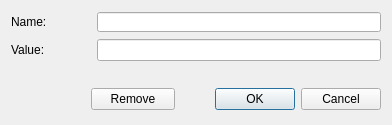
<?xml version="1.0" encoding="UTF-8"?>
<ui version="4.0">
 <class>C_UiRecordProperties</class>
 <widget class="QDialog" name="C_UiRecordProperties">
  <property name="geometry">
   <rect>
    <x>0</x>
    <y>0</y>
    <width>392</width>
    <height>125</height>
   </rect>
  </property>
  <property name="windowTitle">
   <string>Real</string>
  </property>
  <layout class="QVBoxLayout" name="verticalLayout_2">
   <item>
    <layout class="QHBoxLayout" name="horizontalLayout_3">
     <item>
      <widget class="QLabel" name="label_2">
       <property name="minimumSize">
        <size>
         <width>80</width>
         <height>20</height>
        </size>
       </property>
       <property name="maximumSize">
        <size>
         <width>80</width>
         <height>20</height>
        </size>
       </property>
       <property name="text">
        <string>Name:</string>
       </property>
      </widget>
     </item>
     <item>
      <widget class="QLineEdit" name="NameLineEdit">
       <property name="minimumSize">
        <size>
         <width>200</width>
         <height>20</height>
        </size>
       </property>
       <property name="maximumSize">
        <size>
         <width>16777215</width>
         <height>20</height>
        </size>
       </property>
      </widget>
     </item>
    </layout>
   </item>
   <item>
    <layout class="QHBoxLayout" name="horizontalLayout_2">
     <item>
      <widget class="QLabel" name="label">
       <property name="minimumSize">
        <size>
         <width>80</width>
         <height>20</height>
        </size>
       </property>
       <property name="maximumSize">
        <size>
         <width>80</width>
         <height>20</height>
        </size>
       </property>
       <property name="text">
        <string>Value:</string>
       </property>
      </widget>
     </item>
     <item>
      <widget class="QLineEdit" name="ValueLineEdit"/>
     </item>
    </layout>
   </item>
   <item>
    <spacer name="verticalSpacer">
     <property name="orientation">
      <enum>Qt::Vertical</enum>
     </property>
     <property name="sizeType">
      <enum>QSizePolicy::Minimum</enum>
     </property>
     <property name="sizeHint" stdset="0">
      <size>
       <width>20</width>
       <height>20</height>
      </size>
     </property>
    </spacer>
   </item>
   <item>
    <layout class="QHBoxLayout" name="horizontalLayout">
     <item>
      <spacer name="horizontalSpacer">
       <property name="orientation">
        <enum>Qt::Horizontal</enum>
       </property>
       <property name="sizeType">
        <enum>QSizePolicy::Minimum</enum>
       </property>
       <property name="sizeHint" stdset="0">
        <size>
         <width>80</width>
         <height>20</height>
        </size>
       </property>
      </spacer>
     </item>
     <item>
      <widget class="QPushButton" name="RemoveButton">
       <property name="text">
        <string>Remove</string>
       </property>
      </widget>
     </item>
     <item>
      <widget class="QDialogButtonBox" name="ButtonBox">
       <property name="sizePolicy">
        <sizepolicy hsizetype="Fixed" vsizetype="Fixed">
         <horstretch>0</horstretch>
         <verstretch>0</verstretch>
        </sizepolicy>
       </property>
       <property name="minimumSize">
        <size>
         <width>200</width>
         <height>0</height>
        </size>
       </property>
       <property name="orientation">
        <enum>Qt::Horizontal</enum>
       </property>
       <property name="standardButtons">
        <set>QDialogButtonBox::Cancel|QDialogButtonBox::Ok</set>
       </property>
      </widget>
     </item>
    </layout>
   </item>
  </layout>
 </widget>
 <resources/>
 <connections>
  <connection>
   <sender>ButtonBox</sender>
   <signal>accepted()</signal>
   <receiver>C_UiRecordProperties</receiver>
   <slot>accept()</slot>
   <hints>
    <hint type="sourcelabel">
     <x>248</x>
     <y>254</y>
    </hint>
    <hint type="destinationlabel">
     <x>157</x>
     <y>274</y>
    </hint>
   </hints>
  </connection>
  <connection>
   <sender>ButtonBox</sender>
   <signal>rejected()</signal>
   <receiver>C_UiRecordProperties</receiver>
   <slot>reject()</slot>
   <hints>
    <hint type="sourcelabel">
     <x>316</x>
     <y>260</y>
    </hint>
    <hint type="destinationlabel">
     <x>286</x>
     <y>274</y>
    </hint>
   </hints>
  </connection>
 </connections>
</ui>
